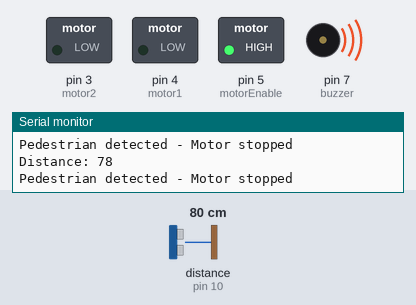
Simulated run of this sketch. Board: Arduino Uno, built with avr-gcc and run on an emulated ATmega328P. Shown: switched loads named in the sketch (green lamp = pin HIGH), buzzer (waves = sounding, pin HIGH), the last lines printed to the serial monitor. Wiring (inferred from the names in the program): ultrasonic range finder: trigger pin 9; echo pin 10. Inputs (shaded band) come from the test bench; at power-on: distance to the obstacle (sensor on pin 10) 80 cm. The echo pulse lasts 58.3 µs per cm; pins used as bus, display or sensor lines are not drawn.

Above: at 1.3 s.
1.4 s: distance to the obstacle (sensor on pin 10) set to 199 cm
2.9 s: distance to the obstacle (sensor on pin 10) set to 208 cm
At 3.4 s:
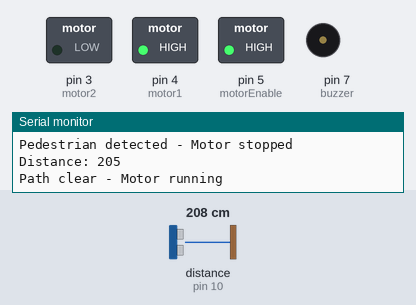
4.5 s: distance to the obstacle (sensor on pin 10) set to 2 cm
At 5.6 s:
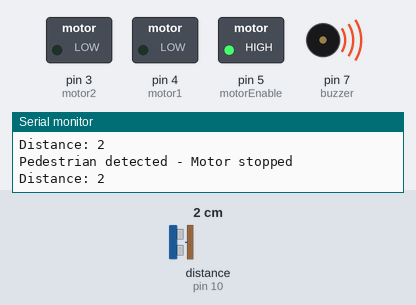
6.0 s: distance to the obstacle (sensor on pin 10) set to 250 cm
At 7.4 s:
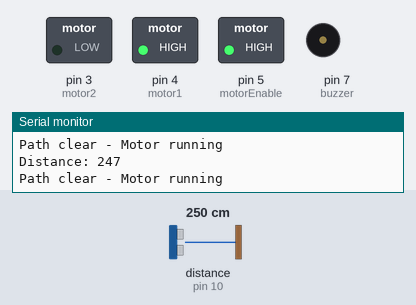
Timing chart, 0 to 8.6 s (numbered marks = the images above; inputs shaded):
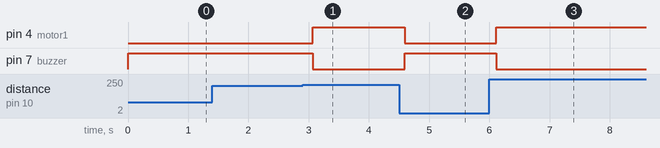

The sketch:

March_week_2.ino
```cpp
#define trigPin 9
#define echoPin 10

#define buzzer 7

#define motorEnable 5
#define motor1 4
#define motor2 3

long duration;
int distance;

void setup()
{
  pinMode(trigPin, OUTPUT);
  pinMode(echoPin, INPUT);

  pinMode(buzzer, OUTPUT);

  pinMode(motorEnable, OUTPUT);
  pinMode(motor1, OUTPUT);
  pinMode(motor2, OUTPUT);

  Serial.begin(9600);

  digitalWrite(motorEnable, HIGH);
}

void loop()
{
  digitalWrite(trigPin, LOW);
  delayMicroseconds(2);

  digitalWrite(trigPin, HIGH);
  delayMicroseconds(10);

  digitalWrite(trigPin, LOW);

  duration = pulseIn(echoPin, HIGH);

  distance = duration * 0.034 / 2;

  Serial.print("Distance: ");
  Serial.println(distance);

  if(distance <= 200)
  {
    digitalWrite(buzzer, HIGH);

    digitalWrite(motor1, LOW);
    digitalWrite(motor2, LOW);

    Serial.println("Pedestrian detected - Motor stopped");
  }
  else
  {
    digitalWrite(buzzer, LOW);

    digitalWrite(motor1, HIGH);
    digitalWrite(motor2, LOW);

    Serial.println("Path clear - Motor running");
  }

  delay(500);
}
```

Measured:
- the behaviour switches between 203 and 204 cm on distance to the obstacle (sensor on pin 10) (found by bisection; images 0 and 1)
- after the input at 2.9 s, pin 4 (motor1): LOW → HIGH after 0.17 s; pin 7 (buzzer): HIGH → LOW after 0.17 s
- after the input at 4.5 s, pin 4 (motor1): HIGH → LOW after 0.10 s; pin 7 (buzzer): LOW → HIGH after 0.10 s
- after the input at 6.0 s, pin 4 (motor1): LOW → HIGH after 0.11 s; pin 7 (buzzer): HIGH → LOW after 0.11 s
